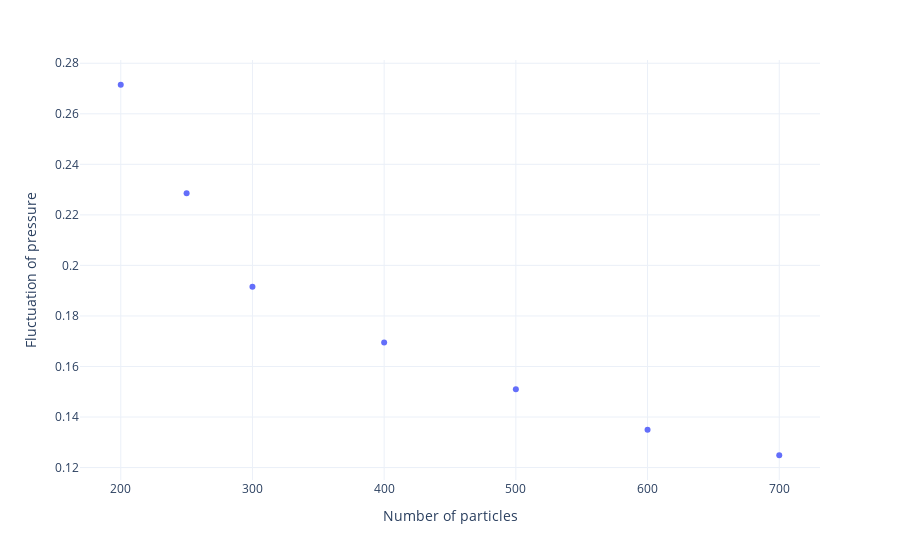

Source (notebook cell):
### Code cell
fig = px.scatter(x=N,y=dp,labels={'x':'Number of particles', 'y':'Fluctuation of pressure'})
fig.update_layout(template='plotly_white')
fig.show()

### Figure 1 — Plotly figure (JSON) as saved in the notebook; plotly's stock layout.template omitted (floating-point values rounded to 4 significant figures)
{"data": [{"hoverlabel": {"namelength": 0}, "hovertemplate": "Number of particles=%{x}<br>Fluctuation of pressure=%{y}", "legendgroup": "", "marker": {"color": "#636efa", "symbol": "circle"}, "mode": "markers", "name": "", "showlegend": false, "type": "scatter", "x": [200, 250, 300, 400, 500, 600, 700], "xaxis": "x", "y": [0.2715, 0.2285, 0.1916, 0.1695, 0.151, 0.1349, 0.1249], "yaxis": "y"}], "layout": {"legend": {"tracegroupgap": 0}, "margin": {"t": 60}, "xaxis": {"anchor": "y", "domain": [0, 1], "title": {"text": "Number of particles"}}, "yaxis": {"anchor": "x", "domain": [0, 1], "title": {"text": "Fluctuation of pressure"}}}}
